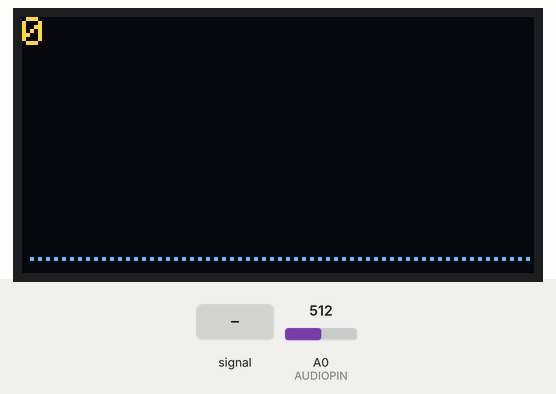
This sketch was run on a simulated ESP8266 (NodeMCU). Shown: 128×64 one-colour display. The test bench sets the inputs (shaded band); at power-on: A0 (AUDIOPIN) = 512. The OLED is the two-colour kind (top 16 rows yellow); what the sketch prints to the serial monitor is not drawn.

Above: at 1.5 s.
1.6 s: A0 (AUDIOPIN) fed a 200 Hz sine of ±255 counts around its level
At 3.6 s:
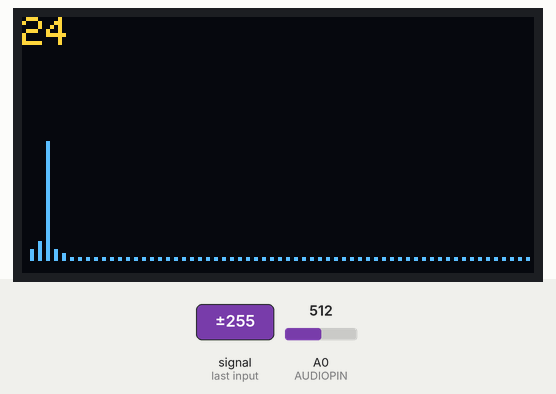
4.6 s: A0 (AUDIOPIN) fed a 1000 Hz sine of ±255 counts around its level
At 6.4 s:
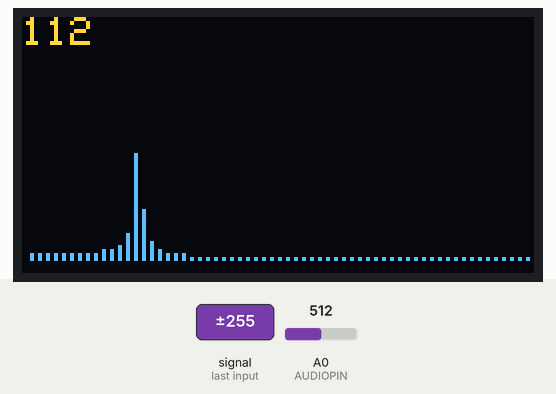
Timing chart, 0 to 7.9 s (numbered marks = the images above; inputs shaded):
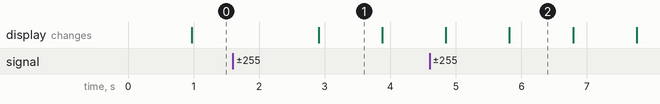

The sketch:

Spectrum.ino
```cpp
//https://github.com/colonelwatch/ESP32-oled-spectrum/tree/master
//Arduino Spectrum Analyzer
//=========================
  #include <FreqCount.h>
  #include "fix_fft.h"
  #include <Wire.h>
  #include <Adafruit_GFX.h>
  #include <Adafruit_SSD1306.h>

  #define SAMPLES 128
  #define AUDIOPIN A0
  #define FRQPIN D5

  Adafruit_SSD1306 display(128, 64, &Wire, 4);
  char im[SAMPLES], data[SAMPLES]; char x = 0, ylim = 60; int i = 0, val;

  void setup()
  {
    Serial.begin(9600);
    display.begin(SSD1306_SWITCHCAPVCC,0x3C);
    display.setTextSize(1);
    display.setTextColor(WHITE);
    display.clearDisplay();
    analogReference(DEFAULT);
    FreqCount.begin(1000);
}
void loop()
{
  if (FreqCount.available()) {
    unsigned long count = FreqCount.read();
    Serial.println(count);
  }

  for (i=0; i < SAMPLES; i++)     //take 128 samples
  {
    val = analogRead(AUDIOPIN);
    data[i] = val/4 - 128;
    im[i] = 0;
  }

  fix_fft(data, im, 7, 0);    //FFT on data

  display.clearDisplay();
  int dataMax = 0;
  int x0 = 0;
  int y0 = 0;
  int xMax = 0;
  int dat = 0;
  for (i=1; i<64; i++) //bar graph sketch on OLED display
  {
    Serial.print("Dat ");
    dat = sqrt(data[i] * data[i] + im[i] * im[i]);
    Serial.print(dat);

    Serial.print(" x0  ");
    x0 = i*2 + x;
    Serial.println(x0);

    y0 = ylim - dat;
    if(dat > dataMax) {
      dataMax = dat;
      xMax = x0;
    }
    display.drawLine(x0, ylim, x0, y0, WHITE);
  }

  display.setCursor(0,0);
  display.print(xMax * 4);

  Serial.print("-------------- dataMax ");
  Serial.print(dataMax);
  Serial.print("  xMax  ");
  Serial.println(xMax);
  display.display();
}
```

Measured:
- after the input at 1.6 s, the display: changes after 1.3 s (image 1)
- what the display in image 2 shows lasts 1.0 s, from 5.8 s to 6.8 s
